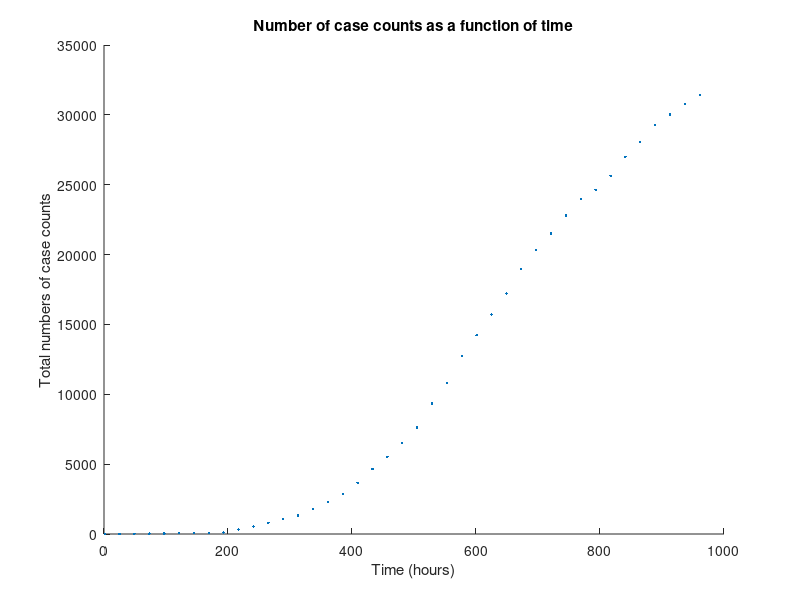

The MATLAB source for this figure: (Note: this script raises an error after producing the figure.)
%{
    In this project, we plan to investigate the current situation of 
    COVID-19 using epidemic modeling. We will potentially be doing both 
    model selection and parameter estimation in order to find a good model 
    of the outbreak. One of the models that is worth trying is the SEIR 
    model that we discussed in class. We are looking at some 
    local regions in Michigan and how different regions might have a 
    different model as a good fit. With the existing data in hand, 
    we would hope to generate a good prediction into the future of the 
    outbreak. 

    We're gonna use the model we used for the ebola outbreak to help get
    started with the model.

        S is the number of susceptible people.
        E is the number of exposed people.
        I is the number of infected people.
        R is the number of recovered people.
        y is the number of case counts for infection.

%}
dataCases = load('covid_data.txt'); %we still need to get the data for this

%Plot the data.
figure
hold on
plot(dataCases(:,1),dataCases(:,2),'.');
xlabel('Time (hours)');
ylabel('Total numbers of case counts');
title('Number of case counts as a function of time');

B = .7828; %Beta
A = .3816; %Alpha 
r = .7602; %Gamma
N = 700000; %This is the total number of people 

%Define the initial conditions.
I0 = dataCases(1,2)./N;
E0 = 2.*I0;
S0 = 1 - I0 - E0;
R0 = 0;
y0 = N.*A.*E0;

%Define the vectors for the parameters and initial conditions.
params = [B,A,r,N];
x0 = [S0,E0,I0,R0,y0];
tspan = dataCases(:,1);

%Call the function seirode to evaluate the values and then plot the
%ydot solutions vs time.
options = odeset('AbsTol',1e-8,'RelTol',1e-8);
fun = @(t,x) covidseirode(t,x,params);
[t,xsol] = ode45(fun,tspan,x0,options);
plot(tspan,xsol(:,5),'*');

%use fminsearch (nelder meed)
%seir_cost :
% inputs: alpha, beta and gamma
% outputs is -LL = {sum(y(ti))-sum(zi*ln(y(ti)))}

%This portion solves for the Poisson LL to help determine better 
%parameters for the SEIR model to better fit the data.

fun1 = @(v) covidseirPois(v);
v0 = [B,A,r];
%fminsearch helps find the minimal value for the parameters. Which in turns
%optimizes the ODE.
varpars = fminsearch(fun1,v0);
%{
B = varpars(1);
A = varpars(2);
r = varpars(3);
params = [B,A,r];

tspan = dataCases(:,1);
options = odeset('AbsTol',1e-8,'RelTol',1e-8);
fun = @(t,x) covidseirode(t,x,params);
[t,xsol] = ode45(fun,tspan,x0,options);
plot(tspan,xsol(:,5),'*');
%}

